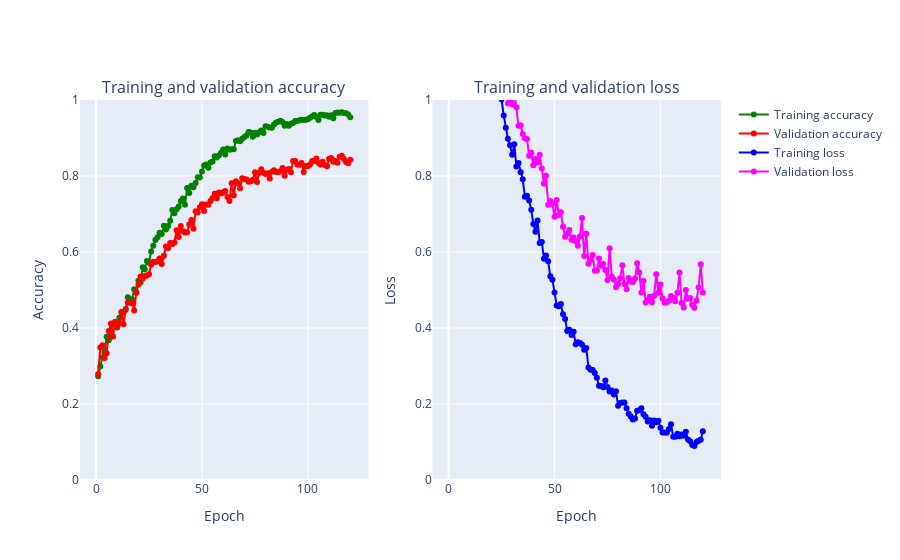

Notebook source saved alongside this figure:
### Code cell
def trace(x,y,imagesLabels,color):
        trace = go.Scatter(
            x = x,y = y,
            name=imagesLabels,
            marker=dict(color=color),
            mode = "markers+lines",
            text=x
        )
        return trace

def plotAccLoss(model):
    
    hist = model.history
    acc = hist['accuracy']
    valAcc = hist['val_accuracy']
    loss = hist['loss']
    valLoss = hist['val_loss']

    epochs = list(range(1,len(acc)+1))

    traceA = trace(epochs,acc,"Training accuracy", "Green")
    traceVa = trace(epochs,valAcc,"Validation accuracy", "Red")
    traceL = trace(epochs,loss,"Training loss", "Blue")
    traceVl = trace(epochs,valLoss,"Validation loss", "Magenta")

    fig = plotly.subplots.make_subplots(rows=1,cols=2, subplot_titles=('Training and validation accuracy',
                                                             'Training and validation loss'))
    fig.append_trace(traceA,1,1)
    fig.append_trace(traceVa,1,1)
    fig.append_trace(traceL,1,2)
    fig.append_trace(traceVl,1,2)
    fig['layout']['xaxis'].update(title = 'Epoch')
    fig['layout']['xaxis2'].update(title = 'Epoch')
    fig['layout']['yaxis'].update(title = 'Accuracy', range=[0,1])
    fig['layout']['yaxis2'].update(title = 'Loss', range=[0,1])


    iplot(fig, filename='accuracy-loss')
          
plotAccLoss(history)
